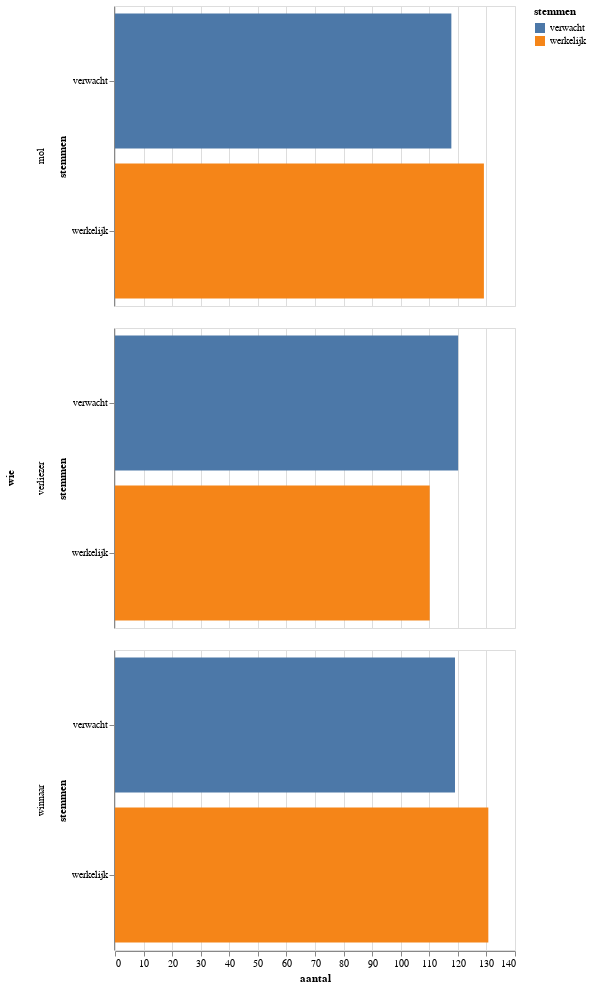

The notebook cell this image was saved under:
### Markdown cell above
## Wie Is De Mol?

Op basis van bovenstaande grafiek zou je zeggen dat het vrij gemakkelijk is om de mol te ontmaskeren: gewoon luisteren naar de winnaar! Alleen, wie de winnaar is dat weten we pas achteraf. Daarom moeten we nu ook de verdenkingen van de mol meenemen in de verdenkingen. Als je naar alle seizoenen kijkt krijgen zowel de mol en de winnaar iets meer verdenkingen dan verwacht. De verliezer is iets minder verdacht.

### Code cell
temp = result[['mol_expected_votes','mol_actual_votes','winner_expected_votes_incl_mol','winner_actual_votes_incl_mol','loser_expected_votes_incl_mol','loser_actual_votes_incl_mol']].sum()
overview = pd.DataFrame({
    'wie':['mol','mol','winnaar','winnaar','verliezer','verliezer'],
    'stemmen':['verwacht','werkelijk','verwacht','werkelijk','verwacht','werkelijk'],
    'aantal':temp.values})

alt.Chart(overview).mark_bar().encode(
    x='aantal:Q',
    y='stemmen:O',
    color='stemmen:N',
    row='wie:N'
)

### Figure 1 — Vega-Lite specification as saved in the notebook (floating-point values rounded to 4 significant figures)
{"$schema": "https://vega.github.io/schema/vega-lite/v2.6.0.json", "config": {"view": {"height": 300, "width": 400}}, "data": {"name": "data-693e3514afebd7c4f573c590416a34cd"}, "datasets": {"data-693e3514afebd7c4f573c590416a34cd": [{"aantal": 117.7, "stemmen": "verwacht", "wie": "mol"}, {"aantal": 129.1, "stemmen": "werkelijk", "wie": "mol"}, {"aantal": 119.0, "stemmen": "verwacht", "wie": "winnaar"}, {"aantal": 130.7, "stemmen": "werkelijk", "wie": "winnaar"}, {"aantal": 120.1, "stemmen": "verwacht", "wie": "verliezer"}, {"aantal": 110.1, "stemmen": "werkelijk", "wie": "verliezer"}]}, "encoding": {"color": {"field": "stemmen", "type": "nominal"}, "row": {"field": "wie", "type": "nominal"}, "x": {"field": "aantal", "type": "quantitative"}, "y": {"field": "stemmen", "type": "ordinal"}}, "mark": "bar"}
